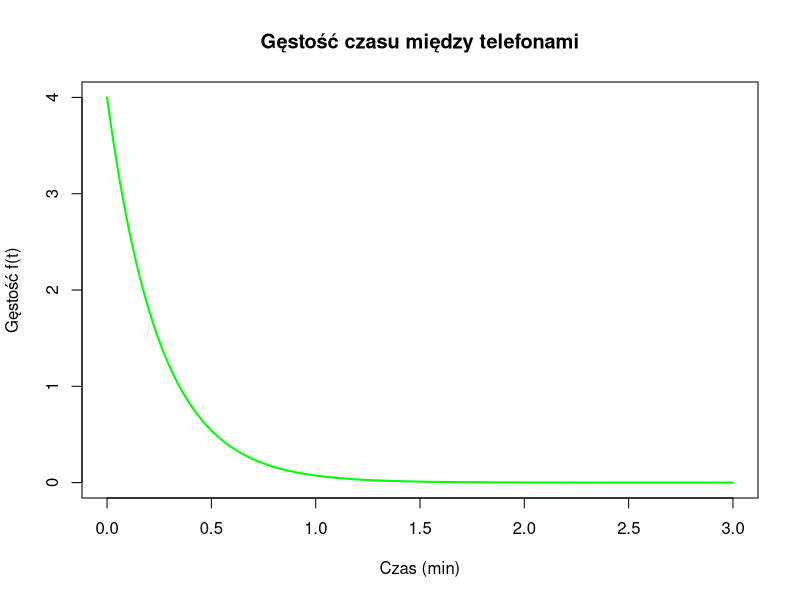

Generate this figure with R:
# Parametry
lambda_exp <- 4

# Musimy zamienić jednostki
# 1. P(T > 30s) => P(T > 0.5 min) => 1 - P(T <= 0.5)
prob_e1 <- 1 - pexp(0.5, rate = lambda_exp)
prob_e1

# 2. P(T < 20s) => P(T < 1/3 min)
prob_e2 <- pexp(1/3, rate = lambda_exp)
prob_e2

# 3. P(40s < T < 80s) => P(2/3 < T < 4/3)
prob_e3 <- pexp(4/3, rate = lambda_exp) - pexp(2/3, rate = lambda_exp)
prob_e3

# 4. Czas t taki, że P(czas > t) = 0.2
# 1 - P(czas <= t) = 0.2  =>  P(czas <= t) = 0.8
t_szukane <- qexp(0.8, rate = lambda_exp)
t_szukane

# 5. Wykres gęstości [0, 3]
# Tworzymy sekwencję punktów co 0.01
t_vals <- seq(0, 3, by=0.01)
density_vals <- dexp(t_vals, rate = lambda_exp)

plot(t_vals, density_vals, type="l", col="green", lwd=2,
     main="Gęstość czasu między telefonami",
     xlab="Czas (min)", ylab="Gęstość f(t)")
